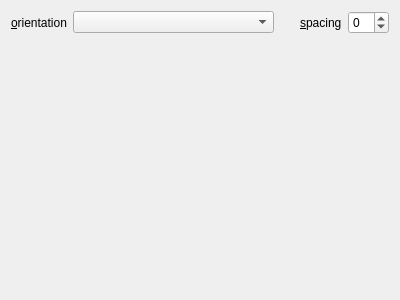
<?xml version="1.0" encoding="UTF-8"?>
<ui version="4.0">
 <class>ClassicSkinSettings</class>
 <widget class="QWidget" name="ClassicSkinSettings">
  <property name="geometry">
   <rect>
    <x>0</x>
    <y>0</y>
    <width>400</width>
    <height>300</height>
   </rect>
  </property>
  <layout class="QGridLayout" name="gridLayout">
   <item row="1" column="1">
    <spacer name="verticalSpacer">
     <property name="orientation">
      <enum>Qt::Vertical</enum>
     </property>
     <property name="sizeHint" stdset="0">
      <size>
       <width>20</width>
       <height>249</height>
      </size>
     </property>
    </spacer>
   </item>
   <item row="0" column="4">
    <widget class="QSpinBox" name="spacing_edit">
     <property name="minimum">
      <number>-8</number>
     </property>
     <property name="maximum">
      <number>16</number>
     </property>
    </widget>
   </item>
   <item row="0" column="3">
    <widget class="QLabel" name="spacing_label">
     <property name="text">
      <string>&amp;spacing</string>
     </property>
     <property name="buddy">
      <cstring>spacing_edit</cstring>
     </property>
    </widget>
   </item>
   <item row="0" column="0">
    <widget class="QLabel" name="orientation_label">
     <property name="text">
      <string>&amp;orientation</string>
     </property>
     <property name="buddy">
      <cstring>orientation_cbox</cstring>
     </property>
    </widget>
   </item>
   <item row="0" column="1">
    <widget class="QComboBox" name="orientation_cbox">
     <property name="sizePolicy">
      <sizepolicy hsizetype="MinimumExpanding" vsizetype="Fixed">
       <horstretch>0</horstretch>
       <verstretch>0</verstretch>
      </sizepolicy>
     </property>
    </widget>
   </item>
   <item row="0" column="2">
    <spacer name="horizontalSpacer">
     <property name="orientation">
      <enum>Qt::Horizontal</enum>
     </property>
     <property name="sizeType">
      <enum>QSizePolicy::Fixed</enum>
     </property>
     <property name="sizeHint" stdset="0">
      <size>
       <width>20</width>
       <height>20</height>
      </size>
     </property>
    </spacer>
   </item>
  </layout>
 </widget>
 <resources/>
 <connections/>
</ui>
